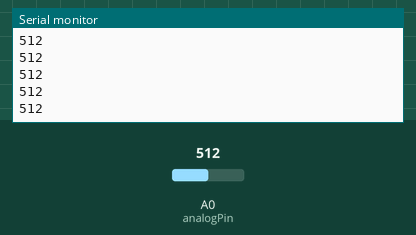
Recording of a sketch running on a simulated Arduino Uno, built with avr-gcc and run on an emulated ATmega328P. On the bench: the last lines printed to the serial monitor. The test bench sets the inputs (shaded band); at power-on: A0 (analogPin) = 512.

Above: at 1.2 s.
1.3 s: A0 (analogPin) set to 716
At 2.4 s:
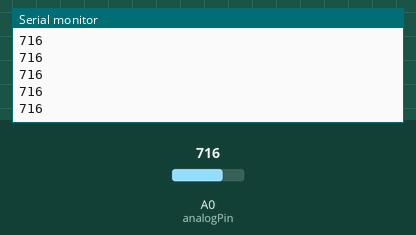
2.8 s: A0 (analogPin) set to 900
At 5.6 s:
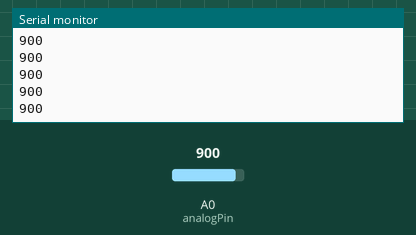
Timing chart, 0 to 7.1 s (numbered marks = the images above; inputs shaded):
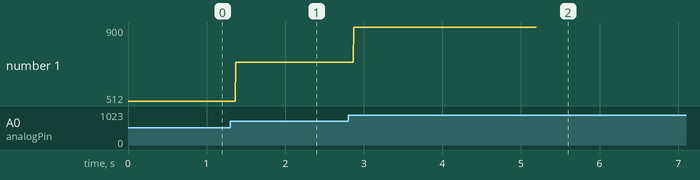

Measured:
- after the input at 1.3 s, the serial monitor: prints a new line after 0.07 s (image 1)
- after the input at 2.8 s, the serial monitor: prints a new line after 0.07 s (image 2)
- plotted number 1: 512 → 716 after the input at 1.3 s, 716 → 900 after the input at 2.8 s

The sketch:

sampleRateTest.ino
```cpp
#define cbi(sfr, bit) (_SFR_BYTE(sfr) &= ~_BV(bit))     //included for seting prescale to 16 resulting in 77khz cycle time for ADC conversion
#define sbi(sfr, bit)


int i = 0;
const int analogPin = A0;
int amplitude;

void setup() {
  // set prescale to 16
  sbi(ADCSRA,ADPS2) ;
  cbi(ADCSRA,ADPS1) ;
  cbi(ADCSRA,ADPS0) ;
  Serial.begin(9600);
}


void loop() {
  while(i<1000){
    amplitude = analogRead(analogPin); //read analog value from pin A0
    Serial.println(amplitude);  //print analog value read from A0
    i++;
  }
}
```
